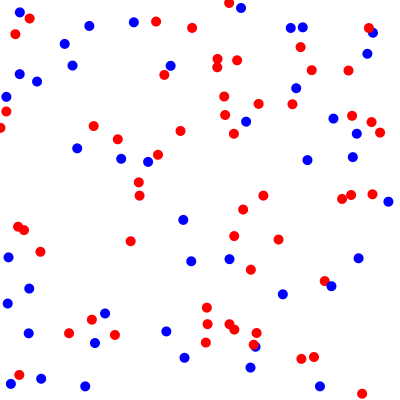
Frame 1 (no input)
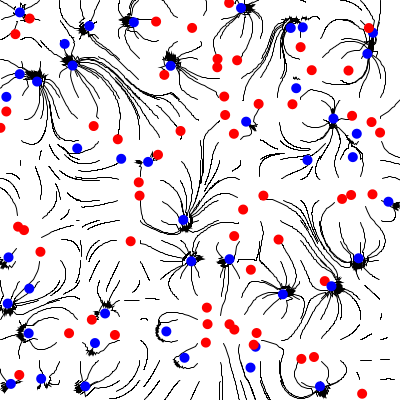
Frame 60 (the mouse pressed at the canvas centre just before this capture)
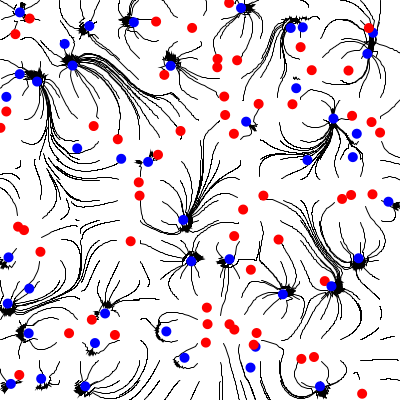
Frame 120 (the mouse held since frame 60 and released just before this capture)

The Processing sketch that drew these frames (run headless with seeded random() and noise(); from frame 60 on, the mouse is pressed at the canvas centre):

// Processing sketch: calclines
// ── calclines.pde
ArrayList<Charge> charges = new ArrayList<Charge>();
ArrayList<Particle> particles = new ArrayList<Particle>();

int scl = 20;

void setup() {
  size(400, 400);
  //fullScreen();
  for (int i = 0; i < 100; i++) {
    charges.add(new Charge(random(width), random(height), random(-1, 1)));
  }
  
  //draw the lines eminating from a grid over the entire board
  for (int j = 0; j < height/scl; j++) {
    for (int i = 0; i < width/scl; i++) {
      Particle p = new Particle(i*scl, j*scl);
      particles.add(p);
    }
  }
}

void draw() {
  background(255);
  for (Particle p : particles) {
    PVector forceVect = new PVector(0, 0);
    for (Charge c : charges) {
      forceVect.add(p.calculateForces(c));
    }
    p.followForces(forceVect);
    p.showPath();
  }
  for (Charge c : charges) {
    c.show();
  }
}

void keyPressed() {
  noLoop();
  println("stopped");
}

// ── class_charge.pde
class Charge {
  PVector pos;
  float charge;
  
  Charge(float x, float y, float c) {
    pos = new PVector(x, y);
    charge = c;
  }
  
  void show() {
    if (charge > 0) {
      fill(255, 0, 0);
    } else if (charge < 0) {
      fill(0, 0, 255);
    }
    noStroke();
    circle(pos.x, pos.y, 10);
  }
}

// ── class_particle.pde
class Particle {
  PVector pos;
  float charge = 1;
  
  ArrayList<PVector> line = new ArrayList<PVector>();
  
  Particle(float x, float y) {
    pos = new PVector(x, y);
  }
  
  PVector calculateForces(Charge c) {
    PVector distanceVect = c.pos.copy().sub(pos);
    float distanceVectMag = distanceVect.mag();
    float forceMag;
    
    //coulomb's law
    float k = 1; // k should be 9e9 but the charges are input 1:1e-9C
    if (distanceVectMag > 1e1) {
      forceMag = k*(charge)*(c.charge)/(pow(distanceVectMag, 2));
    } else {
      forceMag = 0;
    }
    
    PVector force = distanceVect.normalize();
    force.mult(1e3*forceMag);
      
    return force;
  }
  
  void followForces(PVector forceVect) {
    //it needs to be -= so that it will be attracted to the negatives and repelled from positives
    pos.x -= forceVect.x;
    pos.y -= forceVect.y;
  }
  
  void showPath() {
    line.add(new PVector(pos.x, pos.y));
    
    stroke(0);
    noFill();
    beginShape();
    for (PVector p : line) {
      vertex(p.x, p.y);
    }
    endShape();
  }
}
